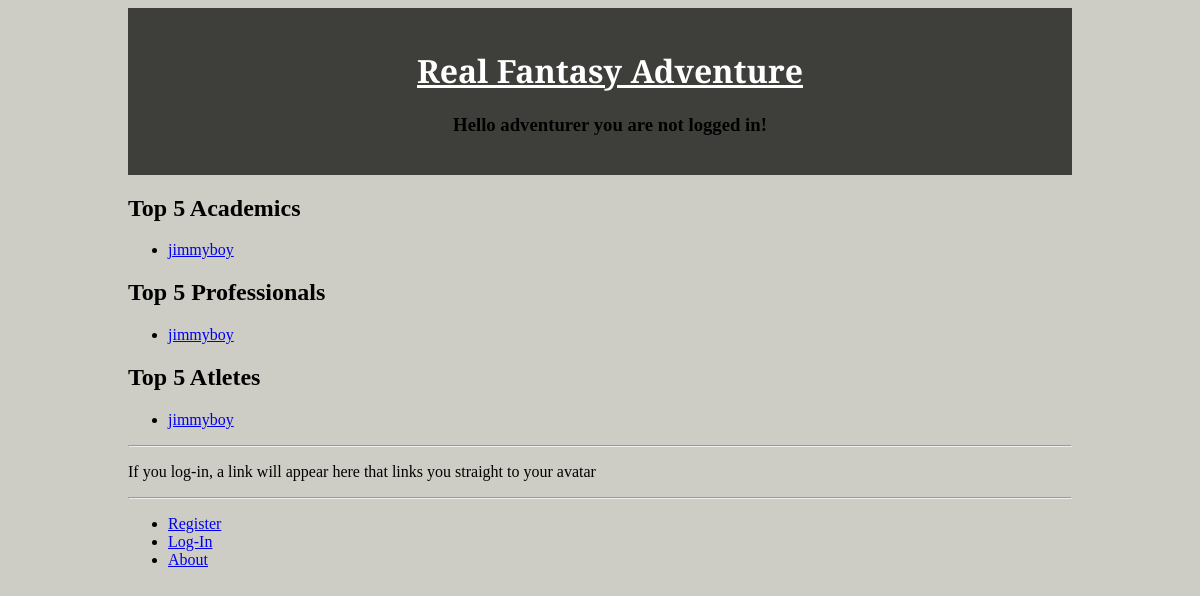
/real_fantasy_adventure_app/, run on an earlier commit of the app's database.
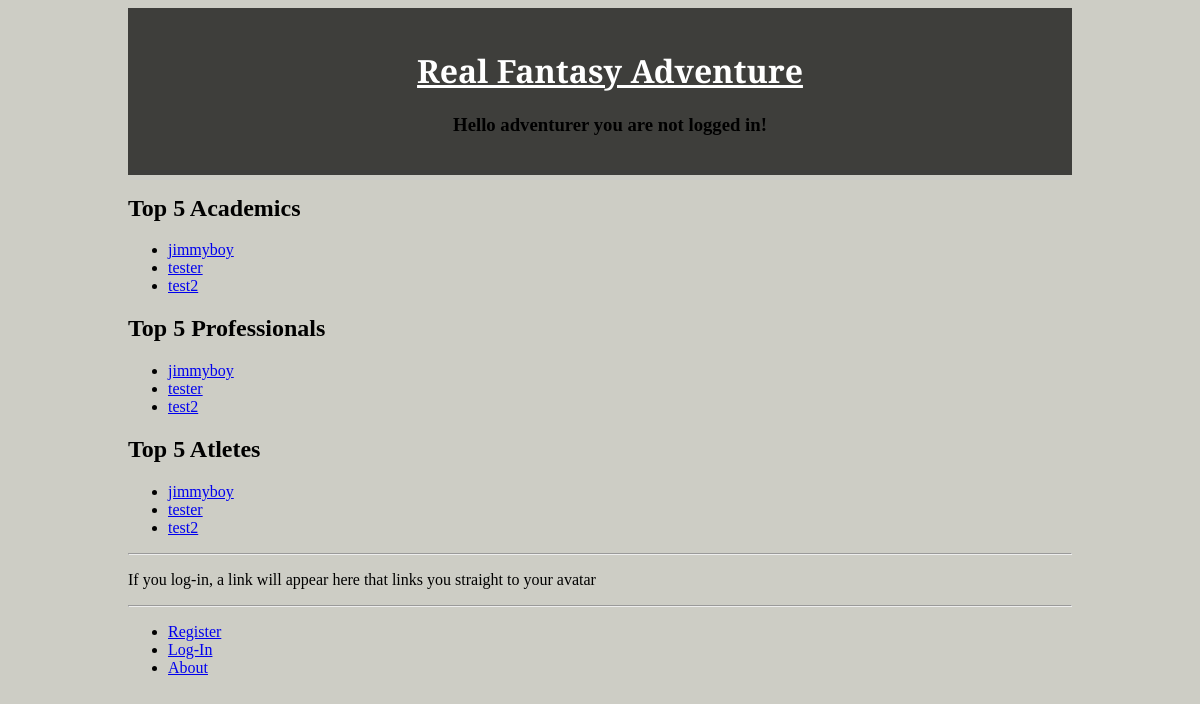
And on a later commit of the database.
### real_fantasy_adventure_app/models.py (models this page shows, shortened)
class Avatar(models.Model):
	user = models.OneToOneField(User)
	nickname = models.CharField(max_length=80)
	bio = models.TextField()
	confirm = models.BooleanField(default=False)
	level = models.IntegerField(default=1)
	num_professional_points = models.IntegerField(default=0)
	num_athletic_points = models.IntegerField(default=0)
	num_academic_points = models.IntegerField(default=0)
	created_date = models.DateTimeField(auto_now_add=True)
	modified_date = models.DateTimeField(auto_now=True)
	slug = models.SlugField(max_length=80, unique=True)
	objects = AvatarQuerySet.as_manager()
	class Meta:
		verbose_name = "Avatar Entry"
		verbose_name_plural = "Avatar Entries"
		ordering = ["-level"]

### real_fantasy_adventure_app/views.py (the view)
def index(request):
    avatars_by_academic = Avatar.objects.order_by('-num_academic_points')[:5]
    avatars_by_professional = Avatar.objects.order_by('-num_professional_points')[:5]
    avatars_by_athletic = Avatar.objects.order_by('-num_athletic_points')[:5]
    context_dict = {'academics': avatars_by_academic, 'professionals': avatars_by_professional, 'athletes': avatars_by_athletic}
    current_user = request.user
    if (current_user.is_authenticated()):
        avatar = Avatar.objects.get(user=current_user)
        context_dict['avatar_name_slug'] = avatar.slug
    return render(request, 'real_fantasy_adventure_app/index.html', context_dict)

### templates/real_fantasy_adventure_app/index.html (shortened to what this page needs)
{% extends 'real_fantasy_adventure_app/base.html/' %}
{% load static %}
{% block body_block %}
    {% if academics %}
    <h2>Top 5 Academics</h2>
        <ul>
            {% for academic in academics %}
            <li><a href="/real_fantasy_adventure_app/avatar/{{ academic.slug }}">{{ academic.nickname }}</a></li>
            {% endfor %}
        </ul>
    {% else %}
        <strong>There are no academics present.</strong>
    {% endif %}
    {% if professionals %}
    <h2>Top 5 Professionals</h2>
        <ul>
            {% for professional in professionals %}
            <li><a href="/real_fantasy_adventure_app/avatar/{{ professional.slug }}">{{ professional.nickname }}</a></li>
            {% endfor %}
        </ul>
    {% else %}
        <strong>There are no professionals present.</strong>
    {% endif %}
    {% if athletes %}
    <h2>Top 5 Atletes</h2>
        <ul>
            {% for athlete in athletes %}
            <li><a href="/real_fantasy_adventure_app/avatar/{{ athlete.slug }}">{{ athlete.nickname }}</a></li>
            {% endfor %}
        </ul>
    {% else %}
        <strong>There are no athletes present.</strong>
    {% endif %}
    <hr />
    {% if user.is_authenticated %}
    <div><a href="/real_fantasy_adventure_app/avatar/{{ avatar_name_slug }}/"> Your Avatar Page </a></div>
    {% else %}
    <p> If you log-in, a link will appear here that links you straight to your avatar</p>
    {% endif %}
{% endblock %}
{% load static %}

### templates/real_fantasy_adventure_app/base.html (shortened to what this page needs)
<!DOCTYPE html>
{% load static %}
<html>
    <head>
        <link rel="stylesheet" type="text/css" href="{% static 'css/real_fantasy_adventure_base.css' %}">
    </head>
    <body>
        <div class="page-header">
            <h1><a href="/real_fantasy_adventure_app/"> Real Fantasy Adventure </a></h1>
            {% if user.is_authenticated %}
            <h3>Hello {{ user.username }}!</h3>
            {% else %}
            <h3>Hello adventurer you are not logged in!</h3>
            {% endif %}
        </div>
        <div>
            {% block body_block %}{% endblock %}
        </div>
        <hr />
        <div>
            <ul>
            {% if user.is_authenticated %}
                <li><a href="/real_fantasy_adventure_app/logout/">Logout</a>
            {% else %}
	            <li><a href="/real_fantasy_adventure_app/register/">Register</a></li>
	            <li><a href="/real_fantasy_adventure_app/login/">Log-In</a></li>
            {% endif %}
                <li><a href="/real_fantasy_adventure_app/about/">About</a></li>
            </ul>
        </div>
    </body>
</html>

### static/css/real_fantasy_adventure_base.css (style rules this page uses)
h1 a { color: #FFFFFF; font-family: 'Cinzel', serif; }
body { background-color: #CDCDC5; padding-left: 10%; padding-right: 10%; }
.page-header { background-color: #3E3E3B; margin-top: 0; text-align: center; padding: 20px 20px 20px 40px; }

What changed in the data, as far as the page shows it:
added Avatar: nickname "tester"
added Avatar: nickname "test2"
